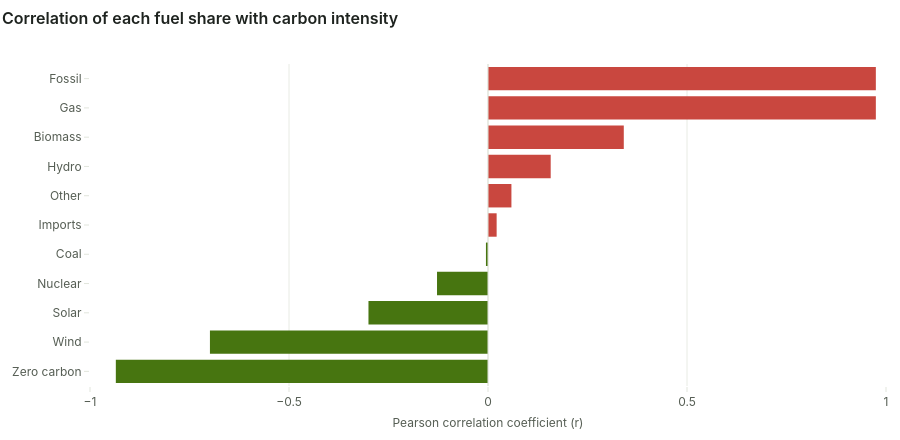

This figure's notebook cell:
### Code cell
charts.correlation_bars(corr)

### Figure 1 — Plotly figure (JSON) as saved in the notebook; plotly's stock layout.template omitted (floating-point values rounded to 4 significant figures)
{"data": [{"customdata": [[-0.943, 18400.0], [-0.6977, 18400.0], [-0.1784, 18400.0], [-0.1325, 18400.0], [-0.007818, 18400.0], [0.0449, 18400.0], [0.001905, 18400.0], [0.06434, 18400.0], [0.3592, 18400.0], [0.9696, 18400.0], [0.9696, 18400.0]], "hovertemplate": "%{y}<br>Pearson r = %{x:.2f}<br>Spearman ρ = %{customdata[0]:.2f}<br>n = %{customdata[1]:,}<extra></extra>", "marker": {"color": ["#477510", "#477510", "#477510", "#477510", "#477510", "#C9473F", "#C9473F", "#C9473F", "#C9473F", "#C9473F", "#C9473F"]}, "orientation": "h", "type": "bar", "x": [-0.9351, -0.6986, -0.3003, -0.1281, -0.005148, 0.0217, 0.05884, 0.1575, 0.3412, 0.9745, 0.9745], "y": ["Zero carbon", "Wind", "Solar", "Nuclear", "Coal", "Imports", "Other", "Hydro", "Biomass", "Gas", "Fossil"]}], "layout": {"height": 440, "hovermode": "closest", "shapes": [{"line": {"color": "#E1E5DC", "width": 1}, "type": "line", "x0": 0, "x1": 0, "xref": "x", "y0": 0, "y1": 1, "yref": "y domain"}], "title": {"text": "Correlation of each fuel share with carbon intensity"}, "xaxis": {"range": [-1, 1], "title": {"text": "Pearson correlation coefficient (r)"}}}}
